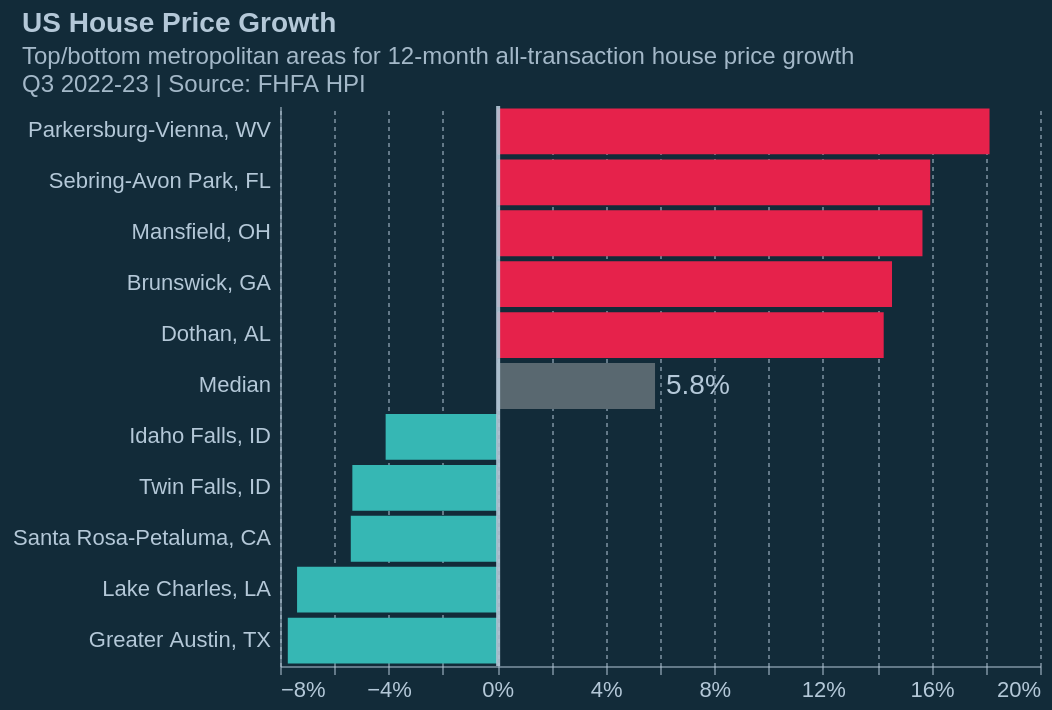

Write the Vega-Lite specification saved for this chart.
### Vega-Lite specification from a JSON file in a GitHub repository (floating-point values rounded to 4 significant figures)
{"config": {"background": "#122b39", "text": {"color": "#b4c8d8", "align": "left", "baseline": "middle", "dx": 7, "dy": 0, "fontSize": 11}, "view": {"stroke": null, "continuousWidth": 350, "continuousHeight": 280, "discreteWidth": 400, "discreteHeight": 300}, "bar": {"color": "#179fdb"}, "line": {"color": "#e6224b"}, "rule": {"color": "#b4c8d8"}, "point": {"filled": true, "size": 80, "color": "#e6224b", "opacity": 0.95}, "geoshape": {"stroke": "white", "strokeWidth": 0.3}, "axis": {"labelColor": "#b4c8d8", "labelFontSize": 11, "tickColor": "#b4c8d8", "tickOpacity": 0.5, "domainColor": "#b4c8d8", "domainOpacity": 0.5, "gridColor": "#b4c8d8", "gridDash": [2, 2], "gridOpacity": 0.5, "title": null, "titleColor": "#b4c8d8", "tickSize": 4}, "axisXDiscrete": {"grid": false, "labelAngle": 0, "tickCount": 10, "tickOpacity": 0.5, "title": null}, "axisYDiscrete": {"ticks": false, "labelPadding": 5}, "axisXTemporal": {"grid": false, "ticks": true}, "axisXQuantitative": {"grid": true}, "axisYQuantitative": {"gridColor": "#b4c8d8", "gridDash": [1, 5], "gridOpacity": 0.5, "ticks": false, "labelPadding": 5, "tickCount": 8}, "title": {"color": "#b4c8d8", "subtitleColor": "#b4c8d8E6", "anchor": "start", "dx": 24, "fontSize": 14, "subtitleFontSize": 12, "subtitlePadding": 4, "offset": 0}, "legend": {"titleColor": "#b4c8d8", "labelColor": "#b4c8d8"}}, "layer": [{"data": {"name": "data-19052bec2e107c59d10495c8b41db214"}, "mark": {"type": "bar"}, "encoding": {"color": {"field": "colour", "scale": null, "type": "nominal"}, "x": {"axis": {"format": "%"}, "field": "change", "type": "quantitative"}, "y": {"axis": {"labelBound": false, "labelLimit": 220}, "field": "place_name", "sort": "-x", "type": "nominal"}}, "title": {"text": "US House Price Growth", "dx": 5, "subtitle": ["Top/bottom metropolitan areas for 12-month all-transaction house price growth", "Q3 2022-23 | Source: FHFA HPI"]}}, {"data": {"name": "data-77225a9c40ef4e98f869d0c8260fcaf6"}, "mark": {"type": "text", "align": "left", "baseline": "middle", "color": "#b4c8d8", "dx": 3, "fontSize": 14, "text": ["Median: 5.8%"]}, "encoding": {"text": {"field": "change", "format": ".1%", "type": "quantitative"}}}, {"data": {"name": "data-9c00aa9dc2b1c1a0b4bf9b34ead12925"}, "mark": {"type": "rule", "color": "#b4c8d8e6", "size": 2, "xOffset": 0.5}, "encoding": {"x": {"field": "x", "type": "quantitative"}}}], "$schema": "https://vega.github.io/schema/vega-lite/v5.8.0.json", "datasets": {"data-19052bec2e107c59d10495c8b41db214": [{"place_name": "Parkersburg-Vienna, WV", "2023-07-01": 275.8, "2022-07-01": 233.4, "change": 0.1814, "rank": 1.0, "colour": "#e6224b"}, {"place_name": "Sebring-Avon Park, FL", "2023-07-01": 438.9, "2022-07-01": 378.5, "change": 0.1596, "rank": 2.0, "colour": "#e6224b"}, {"place_name": "Mansfield, OH", "2023-07-01": 272.2, "2022-07-01": 235.3, "change": 0.1567, "rank": 3.0, "colour": "#e6224b"}, {"place_name": "Brunswick, GA", "2023-07-01": 360.8, "2022-07-01": 315.0, "change": 0.1455, "rank": 4.0, "colour": "#e6224b"}, {"place_name": "Dothan, AL", "2023-07-01": 256.6, "2022-07-01": 224.6, "change": 0.1424, "rank": 5.0, "colour": "#e6224b"}, {"place_name": "Median", "2023-07-01": 320.4, "2022-07-01": 299.2, "change": 0.05817, "rank": 202.0, "colour": "#596870"}, {"place_name": "Idaho Falls, ID", "2023-07-01": 403.4, "2022-07-01": 420.6, "change": -0.04108, "rank": 399.0, "colour": "#36b7b4"}, {"place_name": "Twin Falls, ID", "2023-07-01": 395.4, "2022-07-01": 417.6, "change": -0.05335, "rank": 400.0, "colour": "#36b7b4"}, {"place_name": "Santa Rosa-Petaluma, CA", "2023-07-01": 386.0, "2022-07-01": 408.0, "change": -0.05392, "rank": 401.0, "colour": "#36b7b4"}, {"place_name": "Lake Charles, LA", "2023-07-01": 256.5, "2022-07-01": 276.9, "change": -0.07371, "rank": 402.0, "colour": "#36b7b4"}, {"place_name": "Greater Austin, TX", "2023-07-01": 524.9, "2022-07-01": 568.8, "change": -0.07713, "rank": 403.0, "colour": "#36b7b4"}], "data-77225a9c40ef4e98f869d0c8260fcaf6": [{"place_name": "Median", "2023-07-01": 320.4, "2022-07-01": 299.2, "change": 0.05817, "rank": 202.0, "colour": "#596870"}], "data-9c00aa9dc2b1c1a0b4bf9b34ead12925": [{"x": 0}]}, "width": 380, "height": 280}
